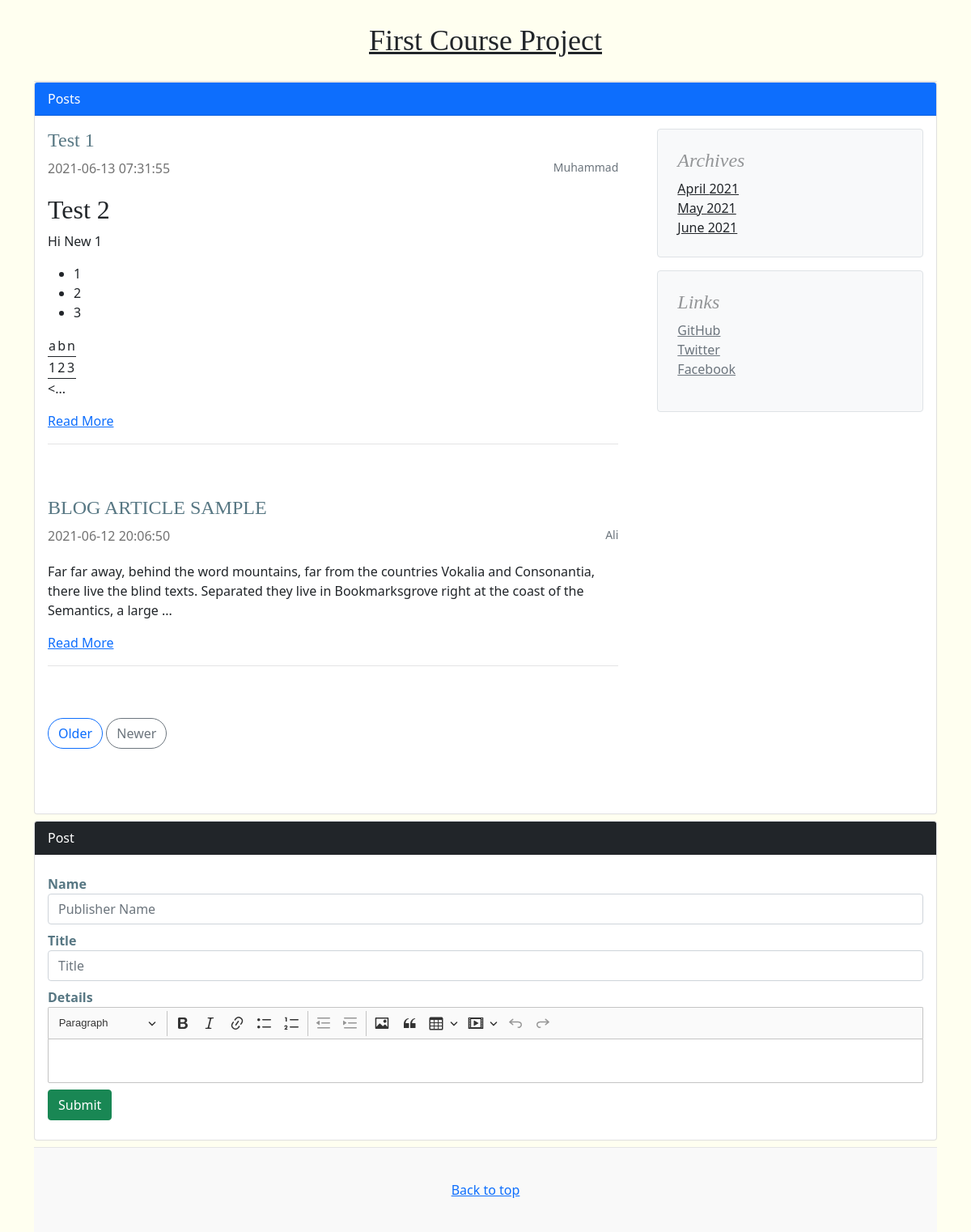
The page /index.php?y=2021&m=6 on the database its author committed.
### tables this page shows
CREATE TABLE `posts` (
  `PostID` int(11) NOT NULL,
  `PublisherName` varchar(50) NOT NULL,
  `PostTitle` varchar(50) NOT NULL,
  `PostDetails` text NOT NULL,
  `PostDate` datetime NOT NULL
);

### index.php (the view, shortened to what this page needs)
<?PHP
include("connection.php");
include("head.php");
$PostDateOrder = (isset($_GET['order']) && $_GET['order'] )? $_GET['order'] : 'desc';
$year = (isset($_GET['y']) && $_GET['y'] )? " AND YEAR(PostDate) = " . $_GET['y'] : '';
$month = (isset($_GET['m']) && $_GET['m'] )? " AND MONTH(PostDate) = " . $_GET['m'] : '';
$sql = "SELECT * FROM `posts` WHERE 1 $year $month  Order BY PostDate $PostDateOrder";
$posts = $conn->query($sql);
?>
<div class="card">
  <div class="card-header bg-primary text-white">
    Posts
  </div>
  <div class="card-body">
    <div class="row g-5">
    <div class="col-md-8">
<?PHP while($post = $posts->fetch_assoc()) {?>
      <article class="blog-post">
        <h4 class="text-color3"><?=$post['PostTitle']?></h4>
        <p class="blog-post-meta"><?=$post['PostDate']?>  <small class="float-end text-muted"><?=$post['PublisherName']?></small></p>
        <p><?PHP custom_echo($post['PostDetails'])?></p>
        <a href="post_details.php?post_id=<?=$post['PostID']?>">Read More</a>
        <hr class="hr">
      </article>
<?PHP } ?>
      <nav class="blog-pagination mt-5" aria-label="Pagination">
        <a class="btn btn-outline-primary" href="index.php?order=asc">Older</a>
        <a class="btn btn-outline-secondary" href="index.php?order=desc" tabindex="-1" aria-disabled="true">Newer</a>
      </nav>
    </div>
    <div class="col-md-4 text-color2">
      <div class="position-sticky" style="top: 2rem;">
        <div class="p-4 bg-light border rounded">
          <h4 class="fst-italic">Archives</h4>
          <ol class="list-unstyled mb-0 ">
          <?PHP
          $sql_dates = "SELECT *, YEAR(`PostDate`)as 'y', MONTH(`PostDate`)as 'm' FROM `posts` WHERE 1 GROUP BY y, m";
          $dates = $conn->query($sql_dates);
          while($date = $dates->fetch_assoc()) {
            $dateObj   = DateTime::createFromFormat('!m', $date['m']);
            $monthName = $dateObj->format('F');
            echo "<li><a href=\"index.php?y=".$date['y']."&m=".$date['m']."\" class=\"text-dark\">".$monthName." ".$date['y']."</a></li>";
          }
          ?>
          </ol>
        </div>
        <div class="p-4 mt-3 bg-light border rounded">
          <h4 class="fst-italic">Links</h4>
          <ol class="list-unstyled">
            <li><a href="https://github.com" target="_new" class="text-muted">GitHub</a></li>
            <li><a href="https://twitter.com" target="_new" class="text-muted">Twitter</a></li>
            <li><a href="https://facebook.com" target="_new" class="text-muted">Facebook</a></li>
          </ol>
        </div>
      </div>
    </div>
  </div>
</div>
</div>
<div class="card mt-2 mb-2">
  <div class="card-header text-white bg-dark">
  Post
  </div>
  <div class="card-body">
    <form method="post">
<div class="form-group mt-2 col-md-12">
  <label class="text-color3"><strong>Name</strong></label>
  <input type="text" name="PublisherName" id="PublisherName" class="form-control col-3" placeholder="Publisher Name" required>
</div>
<div class="form-group mt-2 col-md-12">
  <label class="text-color3"><strong>Title</strong></label>
  <input type="text" name="PostTitle" id="PostTitle" class="form-control col-3" placeholder="Title" required>
</div>
<div class="form-group mt-2 col-md-12">
  <label class="text-color3"><strong>Details</strong></label>
</div>
<button type="submit" name="doSubmit" class="btn btn-success mt-2 mb-2">Submit</button>
</form>
  </div>
</div>
<?PHP include("foot.php"); ?>

### connection.php (shortened to what this page needs)
<?PHP
function custom_echo($x, $length = 200)
{
  if(strlen($x)<=$length)
  {
    echo $x;
  }
  else
  {
    $y=substr($x,0,$length) . '...';
    echo $y;
  }
}
?>

### css/blog.css (style rules this page uses)
h1, h2, h3, h4, h5, h6 { font-family: "Playfair Display", Georgia, "Times New Roman", serif; }
.blog-pagination { margin-bottom: 4rem; }
.blog-pagination > .btn { border-radius: 2rem; }
.blog-post { margin-bottom: 4rem; }
.blog-post-meta { margin-bottom: 1.25rem; color: #727272; }
.hr { background-color: #939597; }
.bg-back { background-color: #fffff0; }
.bg-light { background-color: #FBF7FC; }
.text-color2 { color: #939597; }
.text-color3 { color: #577783; }

### rows shown on the page
posts: PostTitle "Test 1", PostDate "2021-06-13 07:31:55", PublisherName "Muhammad", PostDetails "Test 2 Hi New 1 1 2 3 a b n 1 2 3 <..."
posts: PostTitle "BLOG ARTICLE SAMPLE", PostDate "2021-06-12 20:06:50", PublisherName "Ali", PostDetails "Far far away, behind the word mountains, far from the countries Vokalia and Consonantia, there live the blind texts. Separated they live in Bookmarksgrove right at the coast of the Semantics, a large ...", monthName "June", y "2021"
posts: monthName "April", y "2021"
posts: monthName "May", y "2021"
